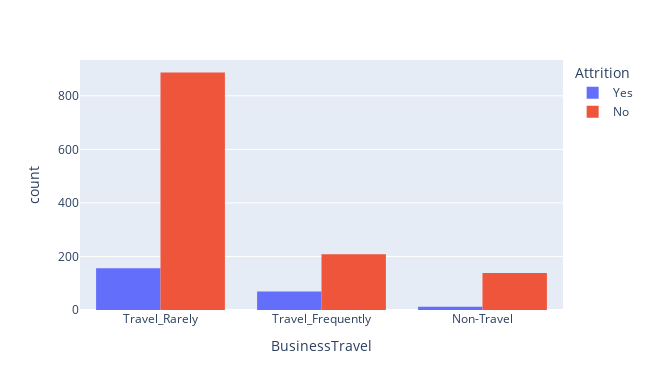

Notebook source saved alongside this figure:
### Code cell
# using plotly express.
fig = px.histogram(maindf, x='BusinessTravel', color='Attrition', barmode="group",
            width=650,height=390)
fig.show()

### Figure 1 — Plotly figure (JSON) as saved in the notebook; plotly's stock layout.template omitted (floating-point values rounded to 4 significant figures; data arrays with more than 128 entries replaced by an {"elided": "..."} marker saying what was removed)
{"data": [{"alignmentgroup": "True", "bingroup": "x", "hovertemplate": "Attrition=Yes<br>BusinessTravel=%{x}<br>count=%{y}<extra></extra>", "legendgroup": "Yes", "marker": {"color": "#636efa", "pattern": {"shape": ""}}, "name": "Yes", "offsetgroup": "Yes", "orientation": "v", "showlegend": true, "type": "histogram", "x": {"elided": "237 str values"}, "xaxis": "x", "yaxis": "y"}, {"alignmentgroup": "True", "bingroup": "x", "hovertemplate": "Attrition=No<br>BusinessTravel=%{x}<br>count=%{y}<extra></extra>", "legendgroup": "No", "marker": {"color": "#EF553B", "pattern": {"shape": ""}}, "name": "No", "offsetgroup": "No", "orientation": "v", "showlegend": true, "type": "histogram", "x": {"elided": "1233 str values"}, "xaxis": "x", "yaxis": "y"}], "layout": {"barmode": "group", "height": 390, "legend": {"title": {"text": "Attrition"}, "tracegroupgap": 0}, "margin": {"t": 60}, "width": 650, "xaxis": {"anchor": "y", "domain": [0, 1], "title": {"text": "BusinessTravel"}}, "yaxis": {"anchor": "x", "domain": [0, 1], "title": {"text": "count"}}}}
